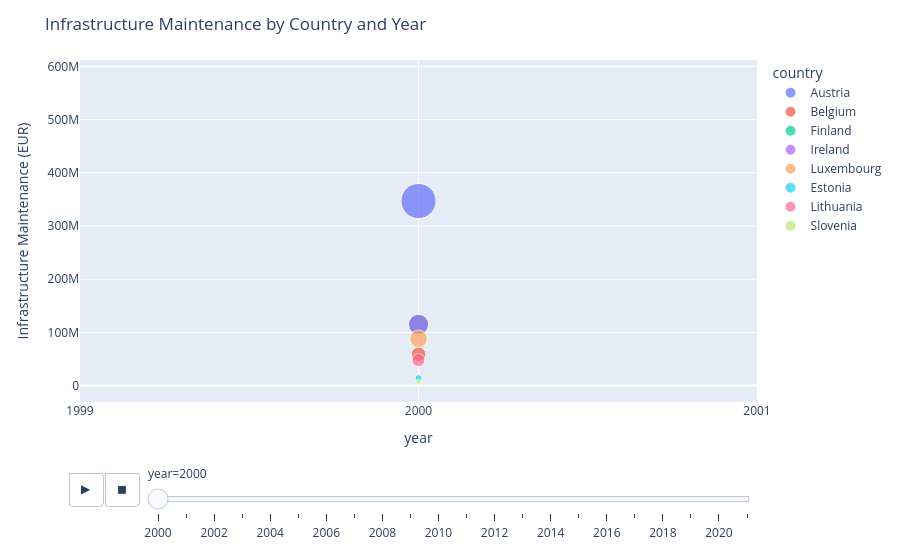

Write notebook code for a chart like this one.
### Code cell
import plotly.express as px

# Create the animation for infrastructure maintenance
fig1 = px.scatter(inframaint_countries, x='year', y='value_eur',
                  animation_frame='year', animation_group='country',
                  color='country', hover_name='country', 
                  size='value_eur', size_max=40, 
                  labels={'value_eur': 'Infrastructure Maintenance (EUR)'})
fig1.update_layout(title='Infrastructure Maintenance by Country and Year',
                  xaxis=dict(tickmode='linear')) 
fig1.show()

### Figure 1 — Plotly figure (JSON) as saved in the notebook; plotly's stock layout.template omitted (floating-point values rounded to 4 significant figures)
{"data": [{"hovertemplate": "<b>%{hovertext}</b><br><br>country=Austria<br>year=%{x}<br>Infrastructure Maintenance (EUR)=%{marker.size}<extra></extra>", "hovertext": ["Austria", "Austria"], "ids": ["Austria", "Austria"], "legendgroup": "Austria", "marker": {"color": "#636efa", "size": [347000000, 508000000], "sizemode": "area", "sizeref": 561875, "symbol": "circle"}, "mode": "markers", "name": "Austria", "orientation": "v", "showlegend": true, "type": "scatter", "x": [2000, 2000], "xaxis": "x", "y": [347000000, 508000000], "yaxis": "y"}, {"hovertemplate": "<b>%{hovertext}</b><br><br>country=Belgium<br>year=%{x}<br>Infrastructure Maintenance (EUR)=%{marker.size}<extra></extra>", "hovertext": ["Belgium"], "ids": ["Belgium"], "legendgroup": "Belgium", "marker": {"color": "#EF553B", "size": [59000000], "sizemode": "area", "sizeref": 561875, "symbol": "circle"}, "mode": "markers", "name": "Belgium", "orientation": "v", "showlegend": true, "type": "scatter", "x": [2000], "xaxis": "x", "y": [59000000], "yaxis": "y"}, {"hovertemplate": "<b>%{hovertext}</b><br><br>country=Finland<br>year=%{x}<br>Infrastructure Maintenance (EUR)=%{marker.size}<extra></extra>", "hovertext": ["Finland", "Finland"], "ids": ["Finland", "Finland"], "legendgroup": "Finland", "marker": {"color": "#00cc96", "size": [115000000, 534000000], "sizemode": "area", "sizeref": 561875, "symbol": "circle"}, "mode": "markers", "name": "Finland", "orientation": "v", "showlegend": true, "type": "scatter", "x": [2000, 2000], "xaxis": "x", "y": [115000000, 534000000], "yaxis": "y"}, {"hovertemplate": "<b>%{hovertext}</b><br><br>country=Ireland<br>year=%{x}<br>Infrastructure Maintenance (EUR)=%{marker.size}<extra></extra>", "hovertext": ["Ireland", "Ireland"], "ids": ["Ireland", "Ireland"], "legendgroup": "Ireland", "marker": {"color": "#ab63fa", "size": [115000000, 105000000], "sizemode": "area", "sizeref": 561875, "symbol": "circle"}, "mode": "markers", "name": "Ireland", "orientation": "v", "showlegend": true, "type": "scatter", "x": [2000, 2000], "xaxis": "x", "y": [115000000, 105000000], "yaxis": "y"}, {"hovertemplate": "<b>%{hovertext}</b><br><br>country=Luxembourg<br>year=%{x}<br>Infrastructure Maintenance (EUR)=%{marker.size}<extra></extra>", "hovertext": ["Luxembourg", "Luxembourg"], "ids": ["Luxembourg", "Luxembourg"], "legendgroup": "Luxembourg", "marker": {"color": "#FFA15A", "size": [87965845, 25770000.0], "sizemode": "area", "sizeref": 561875, "symbol": "circle"}, "mode": "markers", "name": "Luxembourg", "orientation": "v", "showlegend": true, "type": "scatter", "x": [2000, 2000], "xaxis": "x", "y": [87965845, 25770000.0], "yaxis": "y"}, {"hovertemplate": "<b>%{hovertext}</b><br><br>country=Estonia<br>year=%{x}<br>Infrastructure Maintenance (EUR)=%{marker.size}<extra></extra>", "hovertext": ["Estonia"], "ids": ["Estonia"], "legendgroup": "Estonia", "marker": {"color": "#19d3f3", "size": [14000000], "sizemode": "area", "sizeref": 561875, "symbol": "circle"}, "mode": "markers", "name": "Estonia", "orientation": "v", "showlegend": true, "type": "scatter", "x": [2000], "xaxis": "x", "y": [14000000], "yaxis": "y"}, {"hovertemplate": "<b>%{hovertext}</b><br><br>country=Lithuania<br>year=%{x}<br>Infrastructure Maintenance (EUR)=%{marker.size}<extra></extra>", "hovertext": ["Lithuania", "Lithuania"], "ids": ["Lithuania", "Lithuania"], "legendgroup": "Lithuania", "marker": {"color": "#FF6692", "size": [48000000, 61000000], "sizemode": "area", "sizeref": 561875, "symbol": "circle"}, "mode": "markers", "name": "Lithuania", "orientation": "v", "showlegend": true, "type": "scatter", "x": [2000, 2000], "xaxis": "x", "y": [48000000, 61000000], "yaxis": "y"}, {"hovertemplate": "<b>%{hovertext}</b><br><br>country=Slovenia<br>year=%{x}<br>Infrastructure Maintenance (EUR)=%{marker.size}<extra></extra>", "hovertext": ["Slovenia", "Slovenia"], "ids": ["Slovenia", "Slovenia"], "legendgroup": "Slovenia", "marker": {"color": "#B6E880", "size": [7000000, 79000000], "sizemode": "area", "sizeref": 561875, "symbol": "circle"}, "mode": "markers", "name": "Slovenia", "orientation": "v", "showlegend": true, "type": "scatter", "x": [2000, 2000], "xaxis": "x", "y": [7000000, 79000000], "yaxis": "y"}], "layout": {"legend": {"itemsizing": "constant", "title": {"text": "country"}, "tracegroupgap": 0}, "margin": {"t": 60}, "sliders": [{"active": 0, "currentvalue": {"prefix": "year="}, "len": 0.9, "pad": {"b": 10, "t": 60}, "steps": [{"args": [["2000"], {"frame": {"duration": 0, "redraw": false}, "fromcurrent": true, "mode": "immediate", "transition": {"duration": 0, "easing": "linear"}}], "label": "2000", "method": "animate"}, {"args": [["2001"], {"frame": {"duration": 0, "redraw": false}, "fromcurrent": true, "mode": "immediate", "transition": {"duration": 0, "easing": "linear"}}], "label": "2001", "method": "animate"}, {"args": [["2002"], {"frame": {"duration": 0, "redraw": false}, "fromcurrent": true, "mode": "immediate", "transition": {"duration": 0, "easing": "linear"}}], "label": "2002", "method": "animate"}, {"args": [["2003"], {"frame": {"duration": 0, "redraw": false}, "fromcurrent": true, "mode": "immediate", "transition": {"duration": 0, "easing": "linear"}}], "label": "2003", "method": "animate"}, {"args": [["2004"], {"frame": {"duration": 0, "redraw": false}, "fromcurrent": true, "mode": "immediate", "transition": {"duration": 0, "easing": "linear"}}], "label": "2004", "method": "animate"}, {"args": [["2005"], {"frame": {"duration": 0, "redraw": false}, "fromcurrent": true, "mode": "immediate", "transition": {"duration": 0, "easing": "linear"}}], "label": "2005", "method": "animate"}, {"args": [["2006"], {"frame": {"duration": 0, "redraw": false}, "fromcurrent": true, "mode": "immediate", "transition": {"duration": 0, "easing": "linear"}}], "label": "2006", "method": "animate"}, {"args": [["2007"], {"frame": {"duration": 0, "redraw": false}, "fromcurrent": true, "mode": "immediate", "transition": {"duration": 0, "easing": "linear"}}], "label": "2007", "method": "animate"}, {"args": [["2008"], {"frame": {"duration": 0, "redraw": false}, "fromcurrent": true, "mode": "immediate", "transition": {"duration": 0, "easing": "linear"}}], "label": "2008", "method": "animate"}, {"args": [["2009"], {"frame": {"duration": 0, "redraw": false}, "fromcurrent": true, "mode": "immediate", "transition": {"duration": 0, "easing": "linear"}}], "label": "2009", "method": "animate"}, {"args": [["2010"], {"frame": {"duration": 0, "redraw": false}, "fromcurrent": true, "mode": "immediate", "transition": {"duration": 0, "easing": "linear"}}], "label": "2010", "method": "animate"}, {"args": [["2011"], {"frame": {"duration": 0, "redraw": false}, "fromcurrent": true, "mode": "immediate", "transition": {"duration": 0, "easing": "linear"}}], "label": "2011", "method": "animate"}, {"args": [["2012"], {"frame": {"duration": 0, "redraw": false}, "fromcurrent": true, "mode": "immediate", "transition": {"duration": 0, "easing": "linear"}}], "label": "2012", "method": "animate"}, {"args": [["2013"], {"frame": {"duration": 0, "redraw": false}, "fromcurrent": true, "mode": "immediate", "transition": {"duration": 0, "easing": "linear"}}], "label": "2013", "method": "animate"}, {"args": [["2014"], {"frame": {"duration": 0, "redraw": false}, "fromcurrent": true, "mode": "immediate", "transition": {"duration": 0, "easing": "linear"}}], "label": "2014", "method": "animate"}, {"args": [["2015"], {"frame": {"duration": 0, "redraw": false}, "fromcurrent": true, "mode": "immediate", "transition": {"duration": 0, "easing": "linear"}}], "label": "2015", "method": "animate"}, {"args": [["2016"], {"frame": {"duration": 0, "redraw": false}, "fromcurrent": true, "mode": "immediate", "transition": {"duration": 0, "easing": "linear"}}], "label": "2016", "method": "animate"}, {"args": [["2017"], {"frame": {"duration": 0, "redraw": false}, "fromcurrent": true, "mode": "immediate", "transition": {"duration": 0, "easing": "linear"}}], "label": "2017", "method": "animate"}, {"args": [["2018"], {"frame": {"duration": 0, "redraw": false}, "fromcurrent": true, "mode": "immediate", "transition": {"duration": 0, "easing": "linear"}}], "label": "2018", "method": "animate"}, {"args": [["2019"], {"frame": {"duration": 0, "redraw": false}, "fromcurrent": true, "mode": "immediate", "transition": {"duration": 0, "easing": "linear"}}], "label": "2019", "method": "animate"}, {"args": [["2020"], {"frame": {"duration": 0, "redraw": false}, "fromcurrent": true, "mode": "immediate", "transition": {"duration": 0, "easing": "linear"}}], "label": "2020", "method": "animate"}, {"args": [["2021"], {"frame": {"duration": 0, "redraw": false}, "fromcurrent": true, "mode": "immediate", "transition": {"duration": 0, "easing": "linear"}}], "label": "2021", "method": "animate"}], "x": 0.1, "xanchor": "left", "y": 0, "yanchor": "top"}], "title": {"text": "Infrastructure Maintenance by Country and Year"}, "updatemenus": [{"buttons": [{"args": [null, {"frame": {"duration": 500, "redraw": false}, "fromcurrent": true, "mode": "immediate", "transition": {"duration": 500, "easing": "linear"}}], "label": "&#9654;", "method": "animate"}, {"args": [[null], {"frame": {"duration": 0, "redraw": false}, "fromcurrent": true, "mode": "immediate", "transition": {"duration": 0, "easing": "linear"}}], "label": "&#9724;", "method": "animate"}], "direction": "left", "pad": {"r": 10, "t": 70}, "showactive": false, "type": "buttons", "x": 0.1, "xanchor": "right", "y": 0, "yanchor": "top"}], "xaxis": {"anchor": "y", "categoryarray": [2000, 2001, 2002, 2003, 2004, 2005, 2006, 2007, 2008, 2009, 2010, 2011, 2012, 2013, 2014, 2015, 2016, 2017, 2018, 2019, 2020, 2021], "categoryorder": "array", "domain": [0, 1], "tickmode": "linear", "title": {"text": "year"}}, "yaxis": {"anchor": "x", "domain": [0, 1], "title": {"text": "Infrastructure Maintenance (EUR)"}}}}
